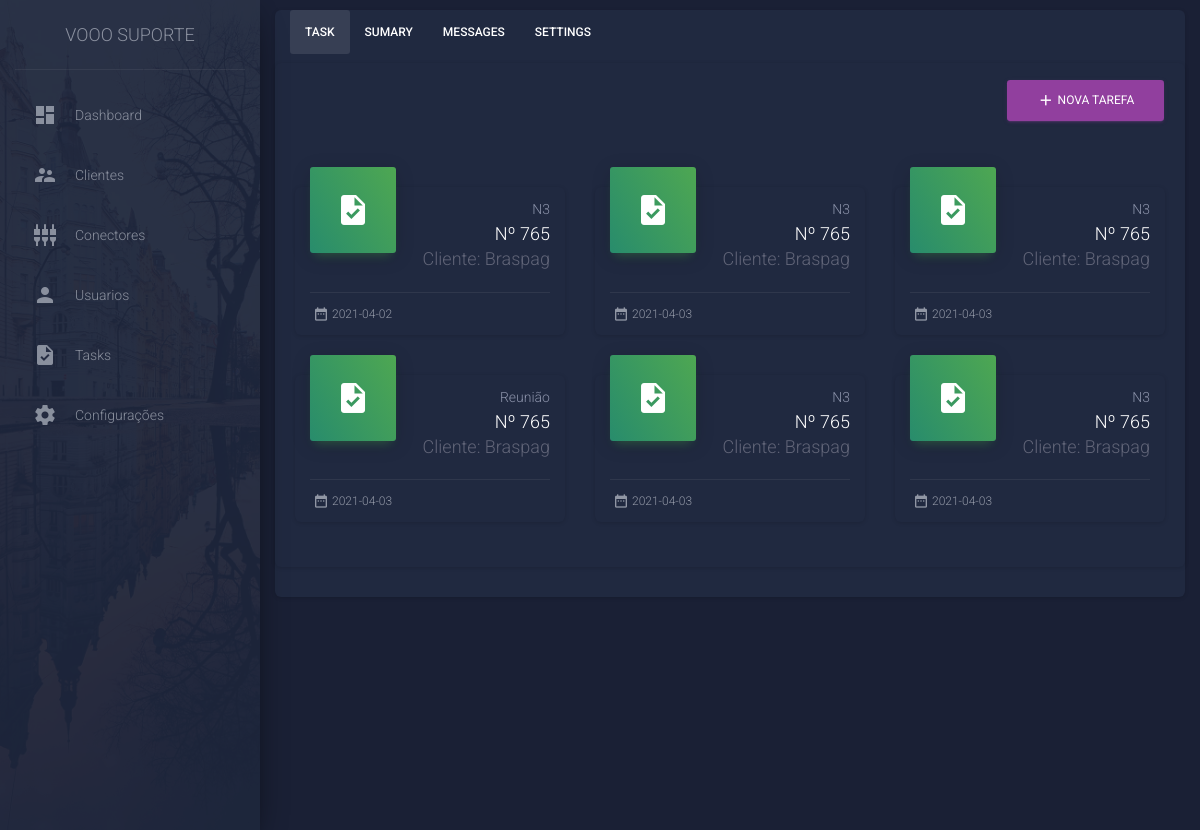
/tasks/, run on the app's committed database.
### model/ModelSqlite.py (models this page shows, shortened)
class Task(db.Model):
    __tablename__ = 'task'
    id = Column(INTEGER, primary_key=True)
    name = Column(String, nullable=False, default='')
    day = Column(DATE, nullable=False, default=datetime.now())
    type_id = Column(INTEGER, ForeignKey('tasktype.id'))
    task_type = relationship('TaskType')
    order_id = Column(INTEGER, ForeignKey('order.id'))
    order = relationship('Order')
    actions = relationship('Action', backref='Task', lazy=False)

class TaskType(db.Model):
    __tablename__ = 'tasktype'
    id = Column(INTEGER, primary_key=True)
    name = Column(String, nullable=False, default='')

### __main__.py (the view)
@app.route('/tasks/', methods=['GET'])
def tasks():
    try:
        task_types = taskTypeDao.load()
        def set_selected(item):
            item.selected = item.name == 'N3'
            return item
        task_types = list(map(set_selected, task_types))
        tasks = taskDao.load()
        sumary_date = datetime.now().strftime('%Y-%m-%d')
        return render_template(locate_html('tasks'), tasks=tasks, task_types=task_types, sumary_date=sumary_date)
    except Exception as e:
        abort(500, description=e)

### __main__.py (called while the page is built)
def locate_html(page: str) -> str:
    return f'pages/{page}.html'

### model/TaskDao.py (called while the page is built)
def load():
    return Task.query.all()

### model/TaskTypeDao.py (called while the page is built)
def load():
    return TaskType.query.all()

### template/pages/tasks.html (shortened to what this page needs)
{% extends "./layout/layout.html" %}
{% block content %}
<ul class="nav nav-tabs" id="myTab" role="tablist">
  <li class="nav-item">
    <a class="nav-link active" id="task-tab" data-toggle="tab" href="#task" role="tab" aria-controls="task"
      aria-selected="true">task</a>
  </li>
  <li class="nav-item">
    <a class="nav-link" id="sumary-tab" data-toggle="tab" href="#sumary" role="tab" aria-controls="sumary"
      aria-selected="false">sumary</a>
  </li>
  <li class="nav-item">
    <a class="nav-link" id="messages-tab" data-toggle="tab" href="#messages" role="tab" aria-controls="messages"
      aria-selected="false">Messages</a>
  </li>
  <li class="nav-item">
    <a class="nav-link" id="settings-tab" data-toggle="tab" href="#settings" role="tab" aria-controls="settings"
      aria-selected="false">Settings</a>
  </li>
</ul>
<div class="tab-content">
  <div class="tab-pane active" id="task" role="tabpanel" aria-labelledby="task-tab">
    <div class="card">
      <div class="card-header text-white text-right">
        <button type="button" class="btn btn-primary" data-toggle="modal" data-target="#modalNewTask">
          <i class="material-icons">add</i> Nova Tarefa
        </button>
      </div>
      <div class="card-body">
        <div class="row mt-4">
          {% for task in tasks %}
          <div class="col-md-4 col-sm-4">
            <a href="/task/{{ task.id }}">
              <div class="card card-stats">
                <div class="card-header card-header-success card-header-icon">
                  <div class="card-icon">
                    <i class="material-icons">task</i>
                  </div>
                  <p class="card-category">{{task.task_type.name}}</p>
                  <h4 class="card-title">Nº 765</h4>
                  <h4 class="card-title">Cliente: Braspag</h4>
                </div>
                <div class="card-footer">
                  <div class="stats">
                    <i class="material-icons">date_range</i> {{task.day}}
                  </div>
                </div>
              </div>
            </a>
          </div>
          {% endfor %}
        </div>
      </div>
    </div>
  </div>
</div>
{% endblock %}

### template/layout/layout.html (shortened to what this page needs)
<!DOCTYPE html>
<html lang="pt-br">
<head>
  <link rel="stylesheet" href="https://maxcdn.bootstrapcdn.com/font-awesome/latest/css/font-awesome.min.css">
  <link href="{{url_for('static', filename='assets/css/material-dashboard.css')}}" rel="stylesheet" />
  <link href="{{ url_for('static', filename='assets/demo/demo.css') }}" rel="stylesheet" />
</head>
<body class="dark-edition">
  <div class="wrapper ">
    <div class="sidebar" data-color="purple" data-background-color="black" data-image="{{ url_for('static', filename='assets/img/sidebar-2.jpg')}}">
      <div class="logo"><a href="http://www.creative-tim.com" class="simple-text logo-normal">
          Vooo Suporte
        </a></div>
      <div class="sidebar-wrapper">
        <ul class="nav">
          <li class="nav-item  ">
            <a class="nav-link" href="/dashboard">
              <i class="material-icons">dashboard</i>
              <p>Dashboard</p>
            </a>
          </li>
          <li class="nav-item ">
            <a class="nav-link" href="/clientes">
              <i class="material-icons">supervisor_account</i>
              <p>Clientes</p>
            </a>
          </li>
          <li class="nav-item ">
            <a class="nav-link" href="/conectores">
              <i class="material-icons">settings_input_component</i>
              <p>Conectores</p>
            </a>
          </li>
          <li class="nav-item  ">
            <a class="nav-link" href="/usuarios">
              <i class="material-icons">person</i>
              <p>Usuarios</p>
            </a>
          </li>
          <li class="nav-item  ">
            <a class="nav-link" href="/tasks">
              <i class="material-icons">task</i>
              <p>Tasks</p>
            </a>
          </li>
          <li class="nav-item  ">
            <a class="nav-link" href="/settings">
              <i class="material-icons">settings</i>
              <p>Configurações</p>
            </a>
        </ul>
      </div>
    </div>
    <div class="main-panel">
        <div class="container-fluid">
          <div class="card">
          {% block content %}{% endblock %}</div>
          </div>
      </div>
  </div>
      <footer class="footer">
      </footer>
</body>
</html>

### data on the page
Task: task_type.name "N3", day "2021-04-02"
Task: task_type.name "N3", day "2021-04-03"
Task: task_type.name "N3", day "2021-04-03"
Task: task_type.name "Reunião", day "2021-04-03"
Task: task_type.name "N3", day "2021-04-03"
Task: task_type.name "N3", day "2021-04-03"
